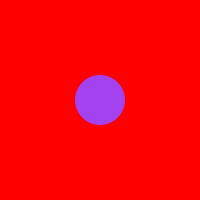
Frame 1 (no input)
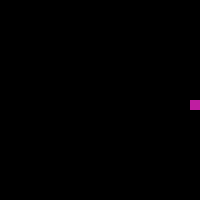
Frame 60 (the mouse pressed at the canvas centre just before this capture)
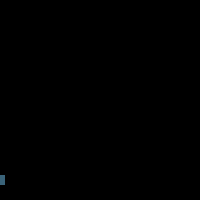
Frame 120 (the mouse held since frame 60 and released just before this capture)

The Processing sketch that drew these frames (run headless with seeded random() and noise(); from frame 60 on, the mouse is pressed at the canvas centre):

// Processing sketch: processing_50705
// ── processing_50705.pde

int x = 0;
int y = 0;
int framerate = 3;
int speed = 5;

int state = 0;

void setup() {
  size(200,200);
}

void draw() {
  background(0);
  
  noStroke();
  fill(random(255), random(255), random(255));
  rect(x,y,10,10);
  if (state ==0){
    x = x+speed;
    background(255,0,0);
    ellipse(100,100, 50,50);
    if(x>width-10){
      x= width -10;
      state =1;
    }
  } else if(state == 1){
    y=y+speed;
    if(y>height - 10) {
      y = height -10;
      state = 2;
    }
  } else if(state ==2) {
    x=x-speed;
    background(0,255,0);
    if(x<0){
      x=0;
      state = 3;
    }
  } else if( state ==3){
    y = y-speed;
    if(y<0){
      y=0;
      state = 0;
    }
  }
}

void mousePressed() {
    background(255);
    rectMode(CENTER);
    fill(0);
    rect(100,100,100,100);
}
